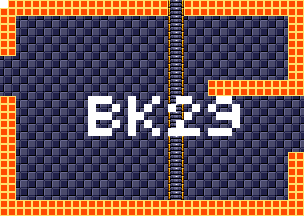

A 2D game scene composited from a Tiled map and its tileset images. What follows is a short description and the map's XML, with each tile layer's data collapsed to a summary:
An orthogonal 38x27 tile map with 8x8 px tiles, 4 tile layers (background, foreground, room numbers, Objects), 15 tilesets.

<map version="1.5" tiledversion="1.7.1" orientation="orthogonal" renderorder="right-down" width="38" height="27" tilewidth="8" tileheight="8" infinite="0" nextlayerid="11" nextobjectid="1">
 <tileset firstgid="1" source="tilesheets/tsKarniMata.tsx" />
 <tileset firstgid="1025" source="tilesheets/tsVoodooWasp.tsx" />
 <tileset firstgid="2049" source="tilesheets/tsBurial.tsx" />
 <tileset firstgid="3073" source="tilesheets/tsBlueTemple.tsx" />
 <tileset firstgid="4097" source="tilesheets/tsGoddess.tsx" />
 <tileset firstgid="5121" source="tilesheets/tsKonark.tsx" />
 <tileset firstgid="6145" name="sEnemies" tilewidth="8" tileheight="8" tilecount="1024" columns="32">
  <image source="../grapx/tilesheets/sObjects.bmp" trans="ff94ff" width="256" height="256" />
 </tileset>
 <tileset firstgid="7169" source="tilesheets/tsIceTemple.tsx" />
 <tileset firstgid="8193" source="tilesheets/tsLavaArea.tsx" />
 <tileset firstgid="9217" source="tilesheets/tsBossArea.tsx" />
 <tileset firstgid="10241" source="tilesheets/tsPegu.tsx" />
 <tileset firstgid="11265" source="tilesheets/sTiwanakuTemple.tsx" />
 <tileset firstgid="12289" source="tilesheets/sIndraTemple.tsx" />
 <tileset firstgid="13313" source="tilesheets/sTeleport.tsx" />
 <tileset firstgid="14337" source="tilesheets/sObjects.tsx" />
 <layer id="2" name="background" width="38" height="27">
  <data>[1026 cells, 1026 non-empty, 2 distinct tile ids]</data>
 </layer>
 <layer id="1" name="foreground" width="38" height="27">
  <data>[1026 cells, 286 non-empty, 3 distinct tile ids]</data>
 </layer>
 <layer id="7" name="room numbers" width="38" height="27">
  <data>[1026 cells, 45 non-empty, 1 distinct tile ids]</data>
 </layer>
 <layer id="10" name="Objects" width="38" height="27">
  <data>[1026 cells, 0 non-empty, 0 distinct tile ids]</data>
 </layer>
</map>
